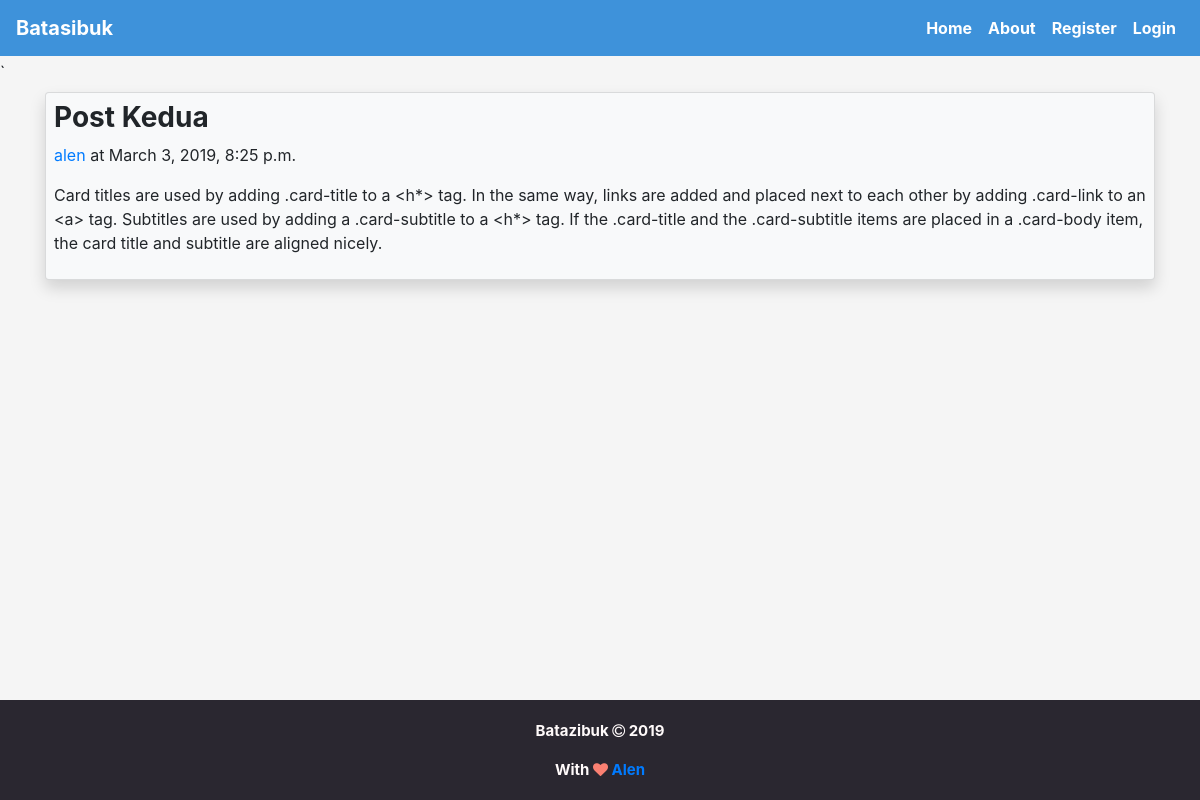
The app's page /blog/post-kedua with its own data.
### blog/models.py (models this page shows, shortened)
class Post(models.Model):
	title=models.CharField(max_length=100)
	content=models.TextField()
	date_posted=models.DateTimeField(default=timezone.now)
	author=models.ForeignKey(User,on_delete=models.CASCADE,related_name='posts')
	slug=models.SlugField(blank=True,editable=False,unique=True)

### blog/views.py (the view)
# urls.py: path('<str:slug>',PostDetailView.as_view(),name='post-detail'),
class PostDetailView(DetailView):
	model=Post
	template_name='blog/post_detail.html'

### blog/templates/blog/post_detail.html (shortened to what this page needs)
{% extends "blog/base.html" %}
{% block content %}
		<div class="card bg-light shadow p-2 mt-2">
			<h3>{{object.title}}</h3>
			<p><a href="{% url 'blog:user-posts' object.author.username %}">{{object.author}}</a> at {{object.date_posted}}</p>
			<p>{{object.content}}</p>
		</div>
{% endblock content %}

### static/css/base.css (style rules this page uses)
html { position: relative; min-height: 100%; }
body { padding-bottom: 120px; min-height: 100%; background-color: whitesmoke; }
h1,h2,h3,h4,h5,h6 { font-weight: bold; }
a,a:hover,a:visited,a:focus { color: sky-blue; text-decoration: none; }

### records on screen
Post: title "Post Kedua", author "alen", date_posted "March 3, 2019, 8:25 p.m.", content "Card titles are used by adding .card-title to a <h*> tag. In the same way, links are added and placed next to each other by adding .card-link to an <a> tag. Subtitles are used by adding a .card-subtitle to a <h*> tag. If the .card-title and the .card-subtitle items are placed in a .card-body item, the card title and subtitle are aligned nicely."
